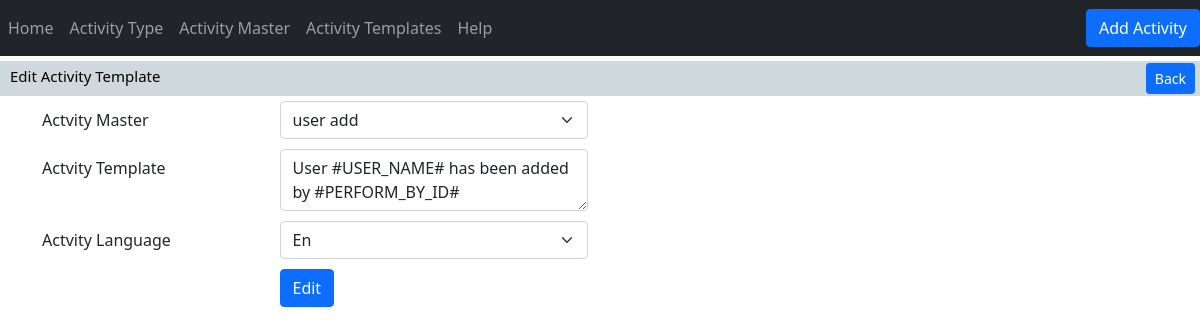
Page /activityTemplates/edit/1/ on the earlier database version.
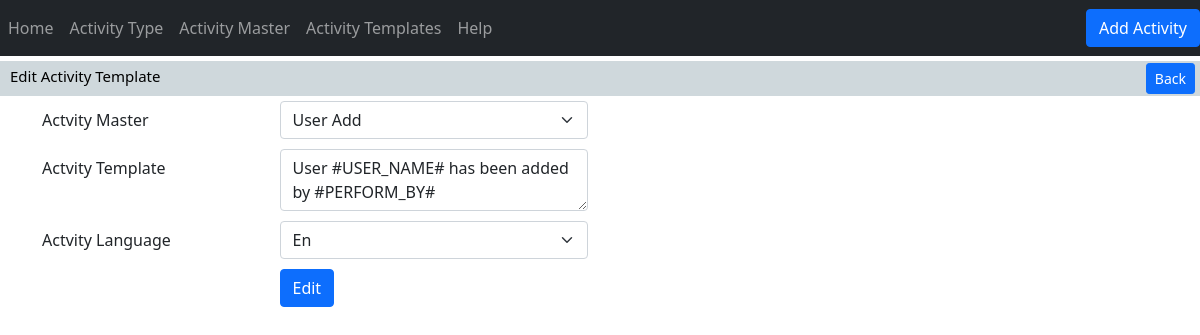
Same page on the later database version.
### activity/models.py (models this page shows)
class activityMasterTemplate(models.Model):
    LANGUAGE = (("en","En"), ("fr","Fr"))
    iActivityMasterTemplateID   = models.AutoField(primary_key=True)
    iActivityMasterID           = models.ForeignKey(activityMaster,to_field='iActivityMasterId',on_delete=models.CASCADE)
    tActivityTempalte           = models.TextField(null=True)
    eLanguage                   = models.CharField(max_length=216,choices=LANGUAGE,default='en')
    def __str__(self):
        return str(self.iActivityMasterTemplateID)

class activityMaster(models.Model):
    ACTIVITY_MASTER_STATUS = (
        ("Active","Active"),
        ("Inactive","Inactive")
    )
    iActivityMasterId   = models.AutoField(primary_key=True)
    cActivityMasterName = models.CharField(max_length=256,null=False)
    cActivityMasterCode = models.CharField(max_length=256,null=False,unique=True)
    tActivityConfig     = models.TextField(max_length=256,null=False,default='')
    eStatus             = models.CharField(max_length=256,null=False,choices=ACTIVITY_MASTER_STATUS)
    dAddedDate          = models.DateField(null=True)
    dUpdatedDate        = models.DateField(null=True)
    def __str__(self):
        return self.cActivityMasterName

### activity/views.py (the view)
# urls.py: path('activityTemplates/edit/<int:pk>/', views.activityMasterTemplateFormView, name='activityMasterTemplatesEdit'),
def activityMasterTemplateFormView(request,pk=None):
    instance = get_object_or_404(activityMasterTemplate, pk=pk) if pk else None
    if request.method == 'POST':
        POST_DATA                   = request.POST.copy()
        activityMasterId            = request.POST.get('inputActivityMasterId')
        activityTemplate            = request.POST.get('inputActivityTemplate')
        activityTemplateLng         = request.POST.get('inputActivityTemplateLng')
        activity_master_instance    = get_object_or_404(activityMaster, pk=activityMasterId)
        POST_DATA['iActivityMasterID']      =   activity_master_instance
        POST_DATA['tActivityTempalte']      =   activityTemplate
        POST_DATA['eLanguage']              =   activityTemplateLng
        form = ActivityMasterTemplatesForm(POST_DATA, instance=instance)
        if form.is_valid():
            form.save()
            return redirect('activityTemplates')  # Redirect to a list or success page
        else:
            return HttpResponse("Somthing Went Wrong!!")
    else:
        form = ActivityMasterTemplatesForm(instance=instance)
    print(instance)
    print(form)
    return render(request, 'activity/activity_master_templates_form.html', {'form': form, 'instance': instance})

### activity/form.py
class ActivityMasterTemplatesForm(ModelForm):
    class Meta:
        model = activityMasterTemplate
        fields = '__all__'

### activity/templates/activity/activity_master_templates_form.html (shortened to what this page needs)
{% extends 'activity/main.html'%}
{%block content%}
<div class="row">
    <div class="col-12">
        <div class="page-strip">
            <div class="strip-left">
                <div class="strip-title"> {% if instance %}Edit{% else %}Add{% endif %}  Activity Template</div>
            </div>
            <div class="strip-right">
                <div class="back-button">
                    <a href="{% url 'activityTemplates'%}" class="btn btn-primary btn-sm strip-button">Back</a>
                </div>
            </div>
        </div>
    </div>
</div>
<div class="container">
    <div class="row">
        <div class="col">
            <form action="{% if instance %}{% url 'activityMasterTemplatesEdit' pk=instance.pk %}{% else %}{% url 'activityMasterTemplatesAdd' %}{% endif %}" method="post">
                <div class="form-group row">
                    <label for="inputActivityMasterId" class="col-sm-5 col-form-label" >Actvity Master</label>
                    <div class="col-sm-7">
                        <select class="form-select" id="inputActivityMasterId" aria-describedby="activityMasterIdHelp" placeholder="" name="inputActivityMasterId" >
                            {% for activity_master in form.fields.iActivityMasterID.queryset %}
                                <option
                                    value="{{ activity_master.iActivityMasterId }}"
                                    {% if instance.iActivityMasterID.pk == activity_master.pk %}selected{% endif %}
                                >
                                    {{ activity_master.cActivityMasterName }}
                                </option>
                            {% endfor %}
                        </select>
                    </div>
                </div>
                <div class="form-group row">
                    <label for="inputActivityTemplate" class="col-sm-5 col-form-label" >Actvity Template</label>
                    <div class="col-sm-7">
                        <textarea class="form-control" id="inputActivityTemplate" aria-describedby="activityTemplateHelp"
                        placeholder="" name="inputActivityTemplate" cols="20" rows="2">{{ instance.tActivityTempalte|default:'' }}</textarea>
                    </div>
                </div>
                <div class="form-group row">
                    <label for="inputActivityTemplateLng" class="col-sm-5 col-form-label" >Actvity Language</label>
                    <div class="col-sm-7">
                        <select class="form-select" id="inputActivityTemplateLng" aria-describedby="activityTemplateLngHelp" placeholder="" name="inputActivityTemplateLng" >
                            {% for value, label in form.fields.eLanguage.choices %}
                            <option value="{{ value }}" {% if instance.eLanguage == value %}selected{% endif %}>{{ label }}</option>
                            {% endfor %}
                        </select>
                    </div>
                </div>
                <div class="form-group row">
                    <div class="col-sm-5"></div>
                    <div class="col-sm-7">
                      <button type="submit" class="btn btn-primary">
                        {% if instance %}Edit{% else %}Add{% endif %}
                      </button>
                    </div>
                  </div>
            </form>
        </div>
        <div class="col"></div>
    </div>
</div>
{%endblock%}

Differences in the rows shown:
changed activityMasterTemplate "En": inputActivityMasterId "user add" → "User Add"; inputActivityTemplate "User #USER_NAME# has been added by #PERFORM_BY_ID#" → "User #USER_NAME# has been added by #PERFORM_BY#"
